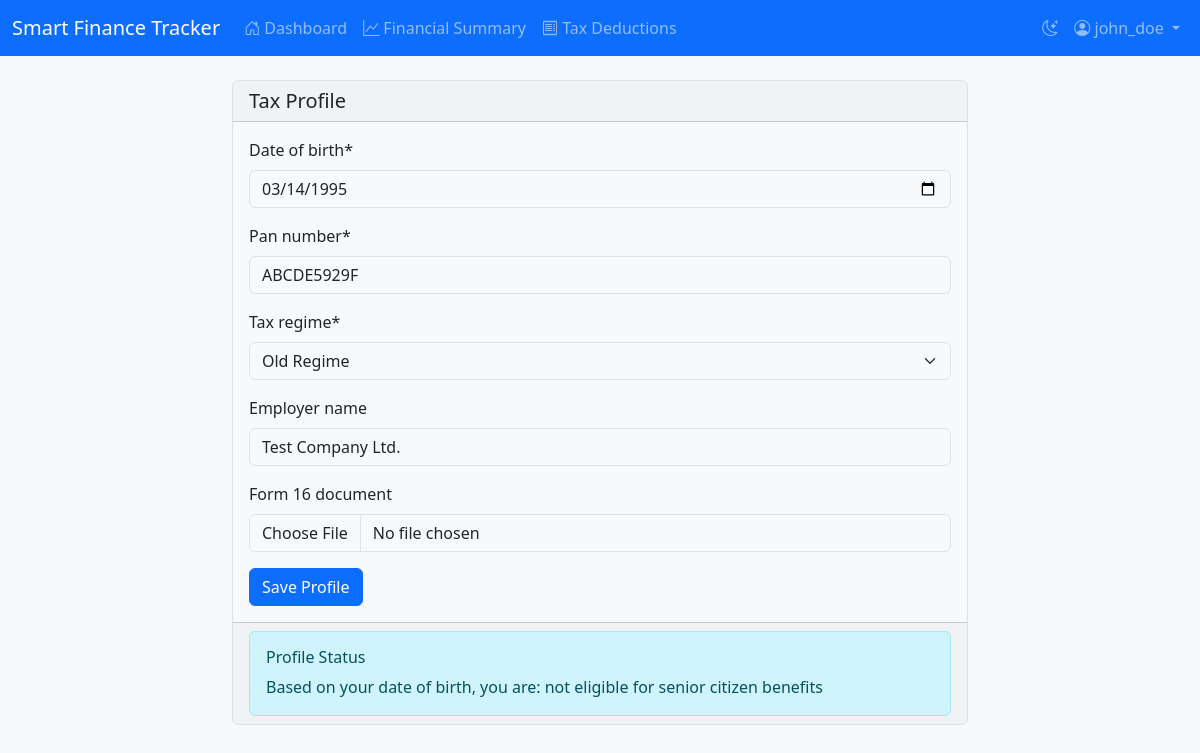
The app's page /tax-profile/ (signed in) with its own data.
### tracker/models.py (models this page shows, shortened)
class UserTaxProfile(models.Model):
    REGIME_CHOICES = [
        ('old', 'Old Regime'),
        ('new', 'New Regime'),
    ]
    user = models.OneToOneField(User, on_delete=models.CASCADE)
    date_of_birth = models.DateField()
    pan_number = models.CharField(max_length=10)
    tax_regime = models.CharField(max_length=3, choices=REGIME_CHOICES, default='old')
    is_senior_citizen = models.BooleanField(default=False)
    is_super_senior_citizen = models.BooleanField(default=False)
    employer_name = models.CharField(max_length=200, blank=True)
    form_16_document = models.FileField(upload_to='form16/', null=True, blank=True)

### tracker/views.py (the view)
# urls.py: path('tax-profile/', views.tax_profile, name='tax_profile'),
@login_required
def tax_profile(request):
    try:
        tax_profile = UserTaxProfile.objects.get(user=request.user)
    except UserTaxProfile.DoesNotExist:
        tax_profile = None
    if request.method == 'POST':
        form = UserTaxProfileForm(request.POST, request.FILES, instance=tax_profile)
        if form.is_valid():
            profile = form.save(commit=False)
            profile.user = request.user
            profile.save()
            messages.success(request, 'Tax profile updated successfully.')
            return redirect('tracker:tax_profile')
    else:
        form = UserTaxProfileForm(instance=tax_profile)
    return render(request, 'tracker/tax_profile.html', {'form': form, 'tax_profile': tax_profile})

### tracker/forms.py
class UserTaxProfileForm(forms.ModelForm):
    class Meta:
        model = UserTaxProfile
        fields = ['date_of_birth', 'pan_number', 'tax_regime', 'employer_name', 'form_16_document']
        widgets = {
            'date_of_birth': forms.DateInput(attrs={'type': 'date'}),
        }

### tracker/templates/tracker/tax_profile.html (shortened to what this page needs)
{% extends "tracker/base.html" %}
{% load crispy_forms_tags %}
{% block content %}
<div class="row justify-content-center">
    <div class="col-md-8">
        <div class="card">
            <div class="card-header">
                <h5 class="card-title mb-0">Tax Profile</h5>
            </div>
            <div class="card-body">
                <form method="post" enctype="multipart/form-data">
                    {{ form|crispy }}
                    <button type="submit" class="btn btn-primary">Save Profile</button>
                </form>
            </div>
            {% if tax_profile %}
            <div class="card-footer">
                <div class="alert alert-info mb-0">
                    <h6 class="alert-heading">Profile Status</h6>
                    <p class="mb-0">
                        Based on your date of birth, you are:
                        {% if tax_profile.is_super_senior_citizen %}
                            a Super Senior Citizen (80+ years)
                        {% elif tax_profile.is_senior_citizen %}
                            a Senior Citizen (60+ years)
                        {% else %}
                            not eligible for senior citizen benefits
                        {% endif %}
                    </p>
                </div>
            </div>
            {% endif %}
        </div>
    </div>
</div>
{% endblock %}

### tracker/templates/tracker/base.html (shortened to what this page needs)
<!DOCTYPE html>
<html lang="en" data-bs-theme="light">
<head>
    <link href="https://cdn.jsdelivr.net/npm/bootstrap@5.3.2/dist/css/bootstrap.min.css" rel="stylesheet">
    <link href="https://cdn.jsdelivr.net/npm/bootstrap-icons@1.11.1/font/bootstrap-icons.css" rel="stylesheet">
</head>
<body>
    {% if user.is_authenticated %}
    <nav class="navbar navbar-expand-lg navbar-dark bg-primary">
        <div class="container-fluid">
            <a class="navbar-brand" href="{% url 'tracker:dashboard' %}">Smart Finance Tracker</a>
            <div class="collapse navbar-collapse" id="navbarNav">
                <ul class="navbar-nav me-auto">
                    <li class="nav-item">
                        <a class="nav-link {% if request.resolver_match.url_name == 'dashboard' %}active{% endif %}"
                           href="{% url 'tracker:dashboard' %}">
                            <i class="bi bi-house-door"></i> Dashboard
                        </a>
                    </li>
                    <li class="nav-item">
                        <a class="nav-link {% if request.resolver_match.url_name == 'financial_summary' %}active{% endif %}"
                           href="{% url 'tracker:financial_summary' %}">
                            <i class="bi bi-graph-up"></i> Financial Summary
                        </a>
                    </li>
                    <li class="nav-item">
                        <a class="nav-link {% if request.resolver_match.url_name == 'tax_deductions' %}active{% endif %}"
                           href="{% url 'tracker:tax_deductions' %}">
                            <i class="bi bi-receipt"></i> Tax Deductions
                        </a>
                    </li>
                </ul>
                <ul class="navbar-nav">
                    <li class="nav-item">
                        <button class="nav-link" id="theme-toggle">
                            <i class="bi bi-moon-stars"></i>
                        </button>
                    </li>
                    <li class="nav-item dropdown">
                        <a class="nav-link dropdown-toggle" href="#" id="navbarDropdown" role="button"
                           data-bs-toggle="dropdown">
                            <i class="bi bi-person-circle"></i> {{ user.username }}
                        </a>
                    </li>
                </ul>
            </div>
        </div>
    </nav>
    {% endif %}
    <div class="container mt-4">
        {% block content %}
        {% endblock %}
    </div>
</body>
</html>

### tracker/templates/tracker/base.html (style rules this page uses)
:root[data-bs-theme="light"] { --bs-body-bg: #f8f9fa; --bs-body-color: #212529; --bs-heading-color: #212529; --bs-primary: #0d6efd; --bs-secondary: #6c757d; --bs-card-bg: #ffffff; --bs-border-color: #dee2e6; }
h1, h2, h3, h4, h5, h6 { color: var(--bs-heading-color); }
.card { background-color: var(--bs-card-bg); border-color: var(--bs-border-color); }

### records on screen
UserTaxProfile: date_of_birth "03/14/1995", pan_number "ABCDE5929F", tax_regime "Old Regime", employer_name "Test Company Ltd."

### other values on screen
{{ user.username }} "john_doe"
